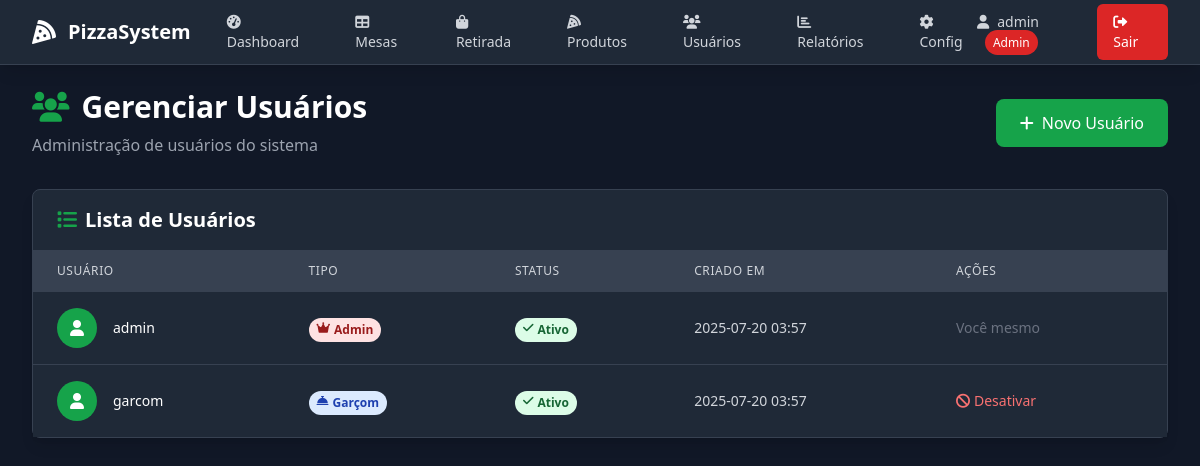
/usuarios (signed in), run on the app's committed database.
### tables this page shows
CREATE TABLE configuracoes (
            id INTEGER PRIMARY KEY,
            nome_sistema TEXT DEFAULT 'PizzaSystem',
            logo_sistema TEXT,
            telefone_whatsapp TEXT DEFAULT '5511999999999',
            endereco TEXT,
            updated_at TIMESTAMP DEFAULT CURRENT_TIMESTAMP
        );

CREATE TABLE usuarios (
            id INTEGER PRIMARY KEY AUTOINCREMENT,
            username TEXT UNIQUE NOT NULL,
            password TEXT NOT NULL,
            tipo TEXT NOT NULL DEFAULT 'garcom',
            ativo INTEGER DEFAULT 1,
            created_at TIMESTAMP DEFAULT CURRENT_TIMESTAMP
        );

### app.py (the view)
@app.route('/usuarios')
def usuarios():
    if not verificar_admin():
        flash('Acesso negado!', 'error')
        return redirect(url_for('dashboard'))
    config = get_configuracoes()
    conn = sqlite3.connect('pizzaria.db')
    cursor = conn.cursor()
    cursor.execute('SELECT id, username, tipo, ativo, created_at FROM usuarios ORDER BY created_at DESC')
    usuarios = cursor.fetchall()
    conn.close()
    return render_template('usuarios.html', usuarios=usuarios, config=config)

### app.py (called while the page is built)
def verificar_login():
    if 'user_id' not in session:
        return False
    return True

def verificar_admin():
    if not verificar_login() or session.get('user_tipo') != 'admin':
        return False
    return True

def get_configuracoes():
    conn = sqlite3.connect('pizzaria.db')
    cursor = conn.cursor()
    cursor.execute('SELECT nome_sistema, logo_sistema, telefone_whatsapp FROM configuracoes WHERE id = 1')
    config = cursor.fetchone()
    conn.close()
    if config:
        return {
            'nome_sistema': config[0],
            'logo_sistema': config[1],
            'telefone_whatsapp': config[2]
        }
    return {
        'nome_sistema': 'PizzaSystem',
        'logo_sistema': None,
        'telefone_whatsapp': '5511999999999'
    }

### templates/usuarios.html (shortened to what this page needs)
{% extends "base.html" %}
{% block content %}
<div class="animate-fade-in" x-data="{ showModal: false }">
    <div class="mb-8 flex justify-between items-center">
        <div>
            <h1 class="text-3xl font-bold text-white mb-2">
                <i class="fas fa-users text-pizza-green mr-3"></i>Gerenciar Usuários
            </h1>
            <p class="text-gray-400">Administração de usuários do sistema</p>
        </div>
        <button @click="showModal = true"
                class="bg-pizza-green hover:bg-pizza-dark-green text-white px-6 py-3 rounded-lg font-medium transition-colors flex items-center">
            <i class="fas fa-plus mr-2"></i>Novo Usuário
        </button>
    </div>
    <div class="bg-gray-800 rounded-lg shadow-lg border border-gray-700">
        <div class="px-6 py-4 border-b border-gray-700">
            <h2 class="text-xl font-semibold text-white">
                <i class="fas fa-list mr-2 text-pizza-green"></i>Lista de Usuários
            </h2>
        </div>
        <div class="overflow-x-auto">
            <table class="min-w-full divide-y divide-gray-700">
                <thead class="bg-gray-700">
                    <tr>
                        <th class="px-6 py-3 text-left text-xs font-medium text-gray-300 uppercase tracking-wider">
                            Usuário
                        </th>
                        <th class="px-6 py-3 text-left text-xs font-medium text-gray-300 uppercase tracking-wider">
                            Tipo
                        </th>
                        <th class="px-6 py-3 text-left text-xs font-medium text-gray-300 uppercase tracking-wider">
                            Status
                        </th>
                        <th class="px-6 py-3 text-left text-xs font-medium text-gray-300 uppercase tracking-wider">
                            Criado em
                        </th>
                        <th class="px-6 py-3 text-left text-xs font-medium text-gray-300 uppercase tracking-wider">
                            Ações
                        </th>
                    </tr>
                </thead>
                <tbody class="bg-gray-800 divide-y divide-gray-700">
                    {% for usuario in usuarios %}
                    <tr class="hover:bg-gray-700">
                        <td class="px-6 py-4 whitespace-nowrap">
                            <div class="flex items-center">
                                <div class="flex-shrink-0 h-10 w-10">
                                    <div class="h-10 w-10 rounded-full bg-pizza-green flex items-center justify-center">
                                        <i class="fas fa-user text-white"></i>
                                    </div>
                                </div>
                                <div class="ml-4">
                                    <div class="text-sm font-medium text-white">{{ usuario[1] }}</div>
                                </div>
                            </div>
                        </td>
                        <td class="px-6 py-4 whitespace-nowrap">
                            <span class="inline-flex px-2 py-1 text-xs font-semibold rounded-full
                                         {% if usuario[2] == 'admin' %}bg-red-100 text-red-800
                                         {% elif usuario[2] == 'garcom' %}bg-blue-100 text-blue-800
                                         {% else %}bg-green-100 text-green-800{% endif %}">
                                {% if usuario[2] == 'admin' %}
                                    <i class="fas fa-crown mr-1"></i>Admin
                                {% elif usuario[2] == 'garcom' %}
                                    <i class="fas fa-concierge-bell mr-1"></i>Garçom
                                {% else %}
                                    <i class="fas fa-user mr-1"></i>Atendente
                                {% endif %}
                            </span>
                        </td>
                        <td class="px-6 py-4 whitespace-nowrap">
                            {% if usuario[3] %}
                            <span class="inline-flex px-2 py-1 text-xs font-semibold rounded-full bg-green-100 text-green-800">
                                <i class="fas fa-check mr-1"></i>Ativo
                            </span>
                            {% else %}
                            <span class="inline-flex px-2 py-1 text-xs font-semibold rounded-full bg-red-100 text-red-800">
                                <i class="fas fa-times mr-1"></i>Inativo
                            </span>
                            {% endif %}
                        </td>
                        <td class="px-6 py-4 whitespace-nowrap text-sm text-gray-300">
                            {{ usuario[4][:16] if usuario[4] else '' }}
                        </td>
                        <td class="px-6 py-4 whitespace-nowrap text-sm font-medium">
                            {% if usuario[0] != session.user_id %}
                            <a href="{{ url_for('toggle_usuario', user_id=usuario[0]) }}"
                               class="{% if usuario[3] %}text-red-400 hover:text-red-300{% else %}text-green-400 hover:text-green-300{% endif %} mr-4">
                                {% if usuario[3] %}
                                    <i class="fas fa-ban mr-1"></i>Desativar
                                {% else %}
                                    <i class="fas fa-check mr-1"></i>Ativar
                                {% endif %}
                            </a>
                            {% else %}
                            <span class="text-gray-500">Você mesmo</span>
                            {% endif %}
                        </td>
                    </tr>
                    {% endfor %}
                </tbody>
            </table>
        </div>
    </div>
</div>
{% endblock %}

### templates/base.html (shortened to what this page needs)
<!DOCTYPE html>
<html lang="pt-BR">
<head>
    <script src="https://cdn.tailwindcss.com"></script>
    <link href="https://cdnjs.cloudflare.com/ajax/libs/font-awesome/6.0.0/css/all.min.css" rel="stylesheet">
</head>
<body class="bg-gray-900 min-h-screen text-gray-100">
    {% if session.user_id %}
    <nav class="bg-gray-800 shadow-lg sticky top-0 z-50 border-b border-gray-700">
        <div class="max-w-7xl mx-auto px-4 sm:px-6 lg:px-8">
            <div class="flex justify-between h-16">
                <div class="flex items-center">
                    <div class="flex-shrink-0 flex items-center">
                        <i class="fas fa-pizza-slice text-white text-2xl mr-3"></i>
                        <h1 class="text-white text-xl font-bold">{{ config.nome_sistema if config else 'PizzaSystem' }}</h1>
                    </div>
                    <div class="hidden md:ml-6 md:flex md:space-x-8">
                        <a href="{{ url_for('dashboard') }}" class="text-gray-300 hover:text-pizza-green px-3 py-2 rounded-md text-sm font-medium transition-colors">
                            <i class="fas fa-tachometer-alt mr-2"></i>Dashboard
                        </a>
                        {% if session.user_tipo in ['admin', 'garcom'] %}
                        <a href="{{ url_for('mesas') }}" class="text-gray-300 hover:text-pizza-green px-3 py-2 rounded-md text-sm font-medium transition-colors">
                            <i class="fas fa-table mr-2"></i>Mesas
                        </a>
                        {% endif %}
                        <a href="{{ url_for('retirada') }}" class="text-gray-300 hover:text-pizza-green px-3 py-2 rounded-md text-sm font-medium transition-colors">
                            <i class="fas fa-shopping-bag mr-2"></i>Retirada
                        </a>
                        {% if session.user_tipo == 'admin' %}
                        <a href="{{ url_for('produtos') }}" class="text-gray-300 hover:text-pizza-green px-3 py-2 rounded-md text-sm font-medium transition-colors">
                            <i class="fas fa-pizza-slice mr-2"></i>Produtos
                        </a>
                        <a href="{{ url_for('usuarios') }}" class="text-gray-300 hover:text-pizza-green px-3 py-2 rounded-md text-sm font-medium transition-colors">
                            <i class="fas fa-users mr-2"></i>Usuários
                        </a>
                        <a href="{{ url_for('relatorios') }}" class="text-gray-300 hover:text-pizza-green px-3 py-2 rounded-md text-sm font-medium transition-colors">
                            <i class="fas fa-chart-bar mr-2"></i>Relatórios
                        </a>
                        <a href="{{ url_for('configuracoes') }}" class="text-gray-300 hover:text-pizza-green px-3 py-2 rounded-md text-sm font-medium transition-colors">
                            <i class="fas fa-cog mr-2"></i>Config
                        </a>
                        {% endif %}
                    </div>
                </div>
                <div class="flex items-center space-x-4">
                    <span class="text-gray-300 text-sm">
                        <i class="fas fa-user mr-2"></i>{{ session.username }}
                        {% if session.user_tipo == 'admin' %}
                        <span class="bg-red-600 text-white px-2 py-1 rounded-full text-xs ml-2">Admin</span>
                        {% elif session.user_tipo == 'garcom' %}
                        <span class="bg-blue-600 text-white px-2 py-1 rounded-full text-xs ml-2">Garçom</span>
                        {% else %}
                        <span class="bg-green-600 text-white px-2 py-1 rounded-full text-xs ml-2">Atendente</span>
                        {% endif %}
                    </span>
                    <a href="{{ url_for('logout') }}" class="bg-red-600 hover:bg-red-700 text-white px-4 py-2 rounded-md text-sm font-medium transition-colors">
                        <i class="fas fa-sign-out-alt mr-2"></i>Sair
                    </a>
                </div>
            </div>
        </div>
    </nav>
    {% endif %}
    <main class="max-w-7xl mx-auto py-6 px-4 sm:px-6 lg:px-8 min-h-screen">
        {% block content %}{% endblock %}
    </main>
</body>
</html>

### templates/base.html (style rules this page uses)
.animate-fade-in { animation: fadeIn 0.5s ease-in; }
body { background-color: #111827; color: #f9fafb; }

### data on the page
configuracoes: nome_sistema "PizzaSystem"
usuarios: username "admin", tipo "admin" (drawn), ativo 1 (drawn), created_at "2025-07-20 03:57", shows "Você mesmo"
usuarios: username "garcom", tipo "garcom" (drawn), ativo 1 (drawn), created_at "2025-07-20 03:57"

### other printed values
{{ session.username }} "admin"
